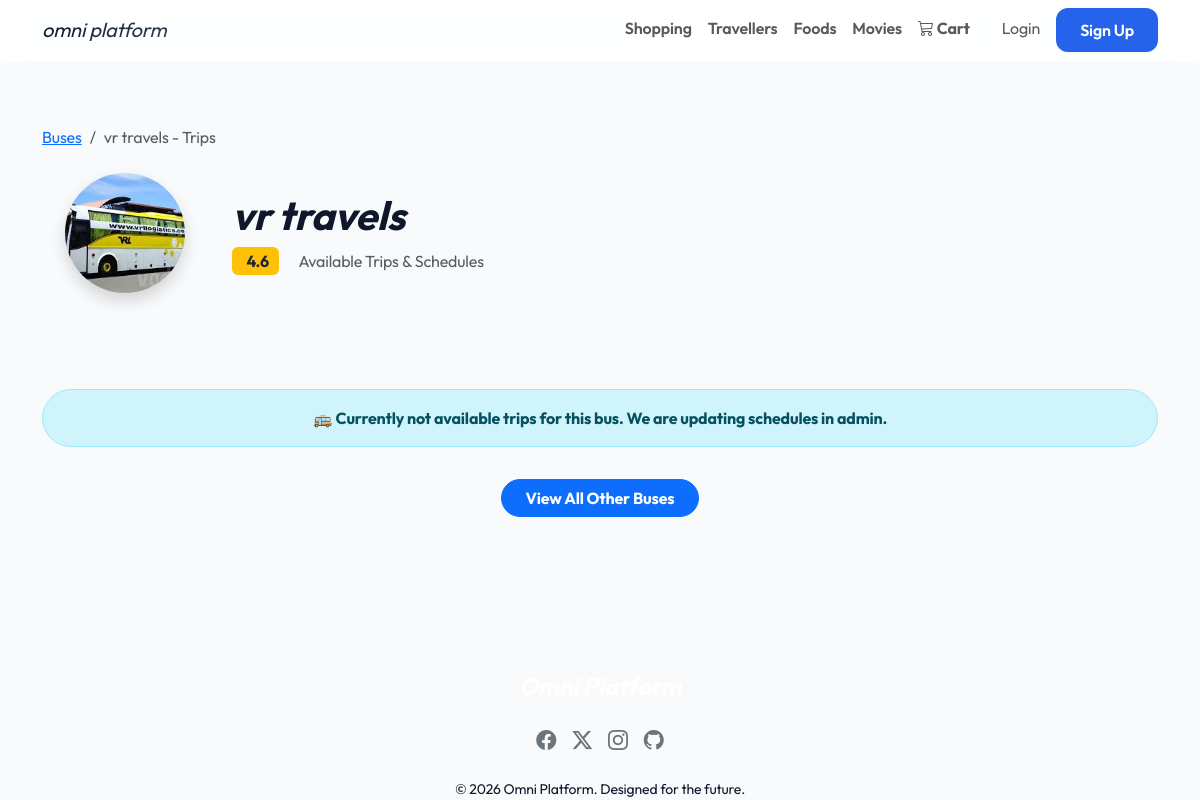
Screenshot of /travellers/bus/1/trips/ with the database file from the repository.
### travellers/models.py (models this page shows, shortened)
class Bus(models.Model):
    name = models.CharField(max_length=100)
    rating = models.DecimalField(max_digits=3, decimal_places=1, default=0.0)
    image = models.ImageField(upload_to='buses/', blank=True, null=True)

### travellers/views.py (the view)
# urls.py: path('bus/<int:bus_id>/trips/', views.bus_trips, name='bus_trips'),
def bus_trips(request, bus_id):
    bus = get_object_or_404(Bus, pk=bus_id)
    BusSeat.objects.filter(trip__bus=bus, lock_expires_at__lt=timezone.now()).update(is_booked=False, locked_by=None, lock_expires_at=None)
    BusSeat.objects.filter(trip__bus=bus, trip__arrival_time__lt=timezone.now()).update(is_booked=False, locked_by=None, lock_expires_at=None)
    trips = bus.trips.filter(departure_date__gte=timezone.now().date()).order_by('departure_date', 'timing_shift')
    return render(request, 'travellers/bus_trips.html', {'bus': bus, 'trips': trips})

### templates/travellers/bus_trips.html (shortened to what this page needs)
{% extends 'base.html' %}
{% block content %}
<div class="container py-5">
    <nav aria-label="breadcrumb" class="mb-4">
        <ol class="breadcrumb">
            <li class="breadcrumb-item"><a href="{% url 'bus_list' %}">Buses</a></li>
            <li class="breadcrumb-item active" aria-current="page">{{ bus.name }} - Trips</li>
        </ol>
    </nav>
    <div class="row align-items-center mb-5">
        <div class="col-md-2 text-center">
            {% if bus.image %}
            <img src="{{ bus.image.url }}" class="rounded-circle shadow" style="width: 120px; height: 120px; object-fit: cover;">
            {% else %}
            <div class="bg-primary rounded-circle shadow d-flex align-items-center justify-content-center text-white mx-auto" style="width: 120px; height: 120px;">
                <i class="fas fa-bus fa-3x"></i>
            </div>
            {% endif %}
        </div>
        <div class="col-md-10">
            <h1 class="fw-bold mb-2">{{ bus.name }}</h1>
            <div>
                <span class="badge bg-warning text-dark fs-6">{{ bus.rating }}</span>
                <span class="ms-3 text-muted">Available Trips & Schedules</span>
            </div>
        </div>
    </div>
    <div class="row">
        {% for trip in trips %}
        <div class="col-md-6 mb-4">
            <div class="glass-card shadow-sm border-start border-primary border-4 p-4">
                <div class="row align-items-center">
                    <div class="col-sm-8">
                        <h4 class="fw-bold mb-1 text-primary">{{ trip.source }} <i class="fas fa-long-arrow-alt-right mx-2"></i> {{ trip.destination }}</h4>
                        <div class="mb-3">
                            <span class="me-3 text-muted"><i class="fas fa-calendar-alt me-1"></i>{{ trip.departure_date|date:"D, M d, Y" }}</span>
                            <span class="text-muted"><i class="fas fa-clock me-1"></i>{{ trip.timing_shift }}</span>
                        </div>
                        <p class="mb-0 text-success fw-bold fs-4">₹{{ trip.price_per_seat }} <span class="text-muted fs-6 fw-normal">per seat</span></p>
                    </div>
                    <div class="col-sm-4 text-sm-end mt-3 mt-sm-0">
                        <a href="{% url 'book_bus' trip.id %}" class="btn btn-primary rounded-pill px-4 py-2 fw-bold">Select Seats</a>
                    </div>
                </div>
            </div>
        </div>
        {% empty %}
        <div class="col-12 text-center py-5">
            <div class="alert alert-info rounded-pill py-3">
                <p class="mb-0 fw-bold">🚌 Currently not available trips for this bus. We are updating schedules in admin.</p>
            </div>
            <a href="{% url 'bus_list' %}" class="btn btn-primary btn-md rounded-pill px-4 mt-3 fw-bold">View All Other Buses</a>
        </div>
        {% endfor %}
    </div>
</div>
{% endblock %}

### static/css/style.css (style rules this page uses)
:root { --primary-gradient: linear-gradient(135deg, #0f172a, #334155); --accent-gradient: linear-gradient(135deg, #e52e71, #8e2de2); --glass-bg: rgba(255, 255, 255, 0.85); --glass-border: rgba(255, 255, 255, 0.5); --card-shadow: 0 4px 6px -1px rgba(0, 0, 0, 0.1), 0 2px 4px -1px rgba(0, 0, 0, 0.06); --accent-color: #2563eb; --text-main: #0f172a; --text-muted: #475569; --bg-main: #f8fafc; --nav-height: 72px; --bottom-nav-height: 70px; }
body { background-color: var(--bg-main); font-family: 'Outfit', 'Inter', sans-serif; min-height: 100vh; display: flex; flex-direction: column; color: var(--text-main); letter-spacing: -0.01em; }
h1, h2, h3, h4, h5, h6 { font-style: italic; }

### rows the page displays
Bus: name "vr travels", image (picture), rating "4.6"
